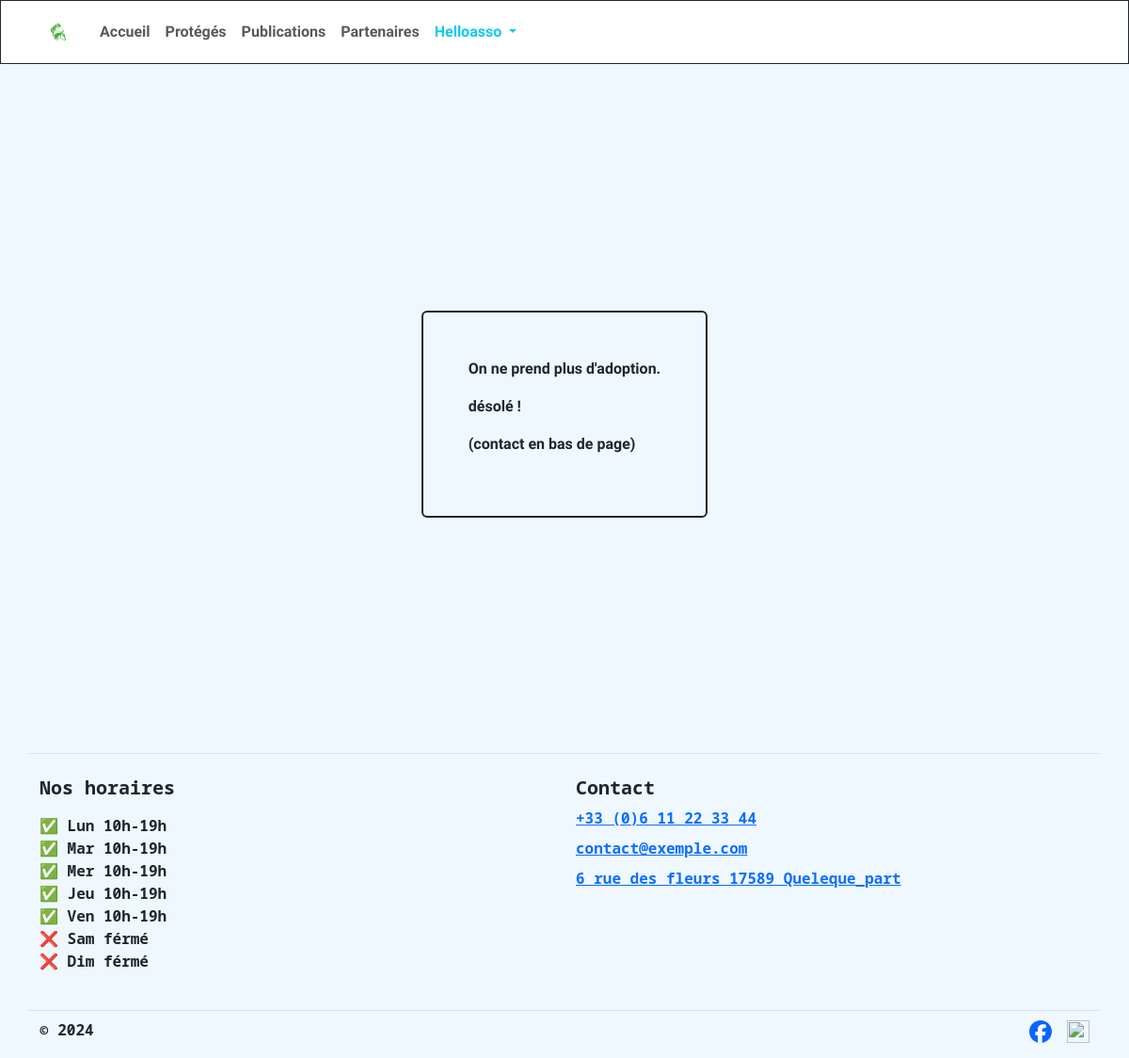
Screenshot of /adoption/ with the database file from the repository.
### base/models/home.py (models this page shows, shortened)
class Home(m.Model):
    logo = m.FileField(verbose_name="Logo (en .SVG uniquement)", upload_to='Home/', validators=[FileExtensionValidator(['svg'])])
    home_text = m.TextField(verbose_name="Texte d'accueil", default="Bienvenue !")
    home_picture = m.FileField(verbose_name="Image d'accueil", upload_to='Home/', null=True, blank=True)
    location = m.CharField(max_length=255, verbose_name="Adresse", default="6 rue des fleurs 17589 Queleque_part")
    phone_number = m.CharField(max_length=20, verbose_name="Numéro de téléphone", default="+33 (0)6 11 22 33 44")
    email = m.EmailField(verbose_name="e-mail", default="contact@exemple.com")
    opening_hours = m.TextField(verbose_name="Horaire d'ouverture", default=horaires)
    adoption_text = m.TextField(verbose_name="texte d'adoption", blank=True)
    class Meta:
        verbose_name = 'Accueil'
        verbose_name_plural = verbose_name

### base/views/adoption.py (the view)
# urls.py: path('adoption/', views.adoption, name='adoption'),
def adoption(request):
    return render(request, 'adoption.html')

### base/views/global_context.py (called while the page is built)
def global_data(request):
    header = {
        'Accueil': 'home',
        'Protégés': 'animals',
        'Publications': 'publications',
        'Partenaires': 'sponsors',
    }
    return {
        'header_list': header.items(),
        'home_stuffs': Home.objects.first(),
    }

### base/templates/adoption.html
{% extends 'base/base.html' %}
{% block main-class %}container min-vh-100 d-flex flex-column align-items-center justify-content-center{% endblock %}
{% block content %}
<section class="border border-dark border-2 rounded p-3 p-lg-5">
  {{ home_stuffs.adoption_text|linebreaks }}
</section>
{% endblock %}

### base/templates/base/navbar.html (shortened to what this page needs)
<header class="fixed-top">
  <nav class="navbar navbar-expand-lg">
    <div class="container">
      <a class="navbar-brand nav_logo" href="{% url 'home' %}">
        <img src="{{ home_stuffs.logo.url }}" alt="Logo" width="40" height="40"
             class="d-inline-block align-text-center rounded-circle">
      </a>
      <div class="collapse navbar-collapse" id="navbarSupportedContent">
        <ul class="navbar-nav me-auto mb-2 mb-lg-0">
          {% for onglet, link in header_list %}
          <li class="nav-item">
            <a
                {% if request.resolver_match.url_name in link %}
                aria-current="page"
                class="nav-link active"
                {% else %}
                class="nav-link"
                {% endif %}
                href="{% url link %}">{{onglet}}
            </a>
          </li>
          {% endfor %}
          <li class="nav-item dropdown">
            <a class="nav-link dropdown-toggle text-info" href="#" role="button" data-bs-toggle="dropdown" aria-expanded="false">
              Helloasso
            </a>
          </li>
        </ul>
      </div>
    </div>
  </nav>
</header>

### base/templates/base/footer.html
{% load static %}
<footer class="pt-4 container border-top">
  <div class="row">
    <div class="col-12 col-md-6 mb-3">
      <h5>Nos horaires</h5>
      <p>{{ home_stuffs.opening_hours|linebreaks }}</p>
    </div>
    <div class="col-12 col-md-6 mb-3">
      <h5>Contact</h5>
      <ul class="nav flex-column">
        <li class="nav-item mb-2"><a href="tel:{{ home_stuffs.phone_number }}">{{ home_stuffs.phone_number }}</a></li>
        <li class="nav-item mb-2"><a href="mailto:{{ home_stuffs.email }}">{{ home_stuffs.email }}</a></li>
        <li class="nav-item mb-2"><a href="http://maps.google.com/?q={{ home_stuffs.location }}" target="_blank">{{ home_stuffs.location }}</a></li>
      </ul>
    </div>
    <div class="d-flex flex-column flex-sm-row justify-content-between pt-2 mt-2 border-top col-12">
      <p>© 2024</p>
      <ul class="list-unstyled d-flex">
        <li class="ms-3"><a class="link-dark" href="https://www.facebook.com/poneyschevauxcheznous" target="_blank">
          <img src="{% static 'img/Facebook_icon.svg' %}" style="height: 24px; width: 24px;">
        </a></li>
        <li class="ms-3"><a class="link-dark" href="https://www.instagram.com/pccn85" target="_blank">
          <img src="{% static 'img/Instagram_icon.svg' %}" style="height: 24px; width: 24px;">
        </a></li>
      </ul>
    </div>
</footer>

### base/static/css/base.css (style rules this page uses)
* { font-family: "Nunito Sans", sans-serif; font-optical-sizing: auto; font-weight: 600; font-style: normal; font-variation-settings: "wdth" 100, "YTLC" 500; }
header { background-color: white; border: 1px solid; }
.navbar li a { font-weight: 700; }
.nav_logo { font-weight: 800; font-variation-settings: "wdth" 125, "YTLC" 500; }
.nav_logo img { background-color: white; }
body { background-color: AliceBlue; position: relative; min-height: 100vh; z-index: -1000; }
footer * { font-family: "Noto Sans Mono", monospace; font-optical-sizing: auto; font-weight: 700; font-style: normal; font-variation-settings: "wdth" 87.5; }
footer h5 { font-weight: 800; }

### rows the page displays
Home: logo (picture), adoption_text "On ne prend plus d'adoption. désolé ! (contact en bas de page)", opening_hours "✅ Lun 10h-19h ✅ Mar 10h-19h ✅ Mer 10h-19h ✅ Jeu 10h-19h ✅ Ven 10h-19h ❌ Sam férmé ❌ Dim férmé", phone_number "+33 (0)6 11 22 33 44", email "contact@exemple.com", location "6 rue des fleurs 17589 Queleque_part"

### other values shown
{{ onglet }} "Accueil" "Protégés" "Publications" "Partenaires"
